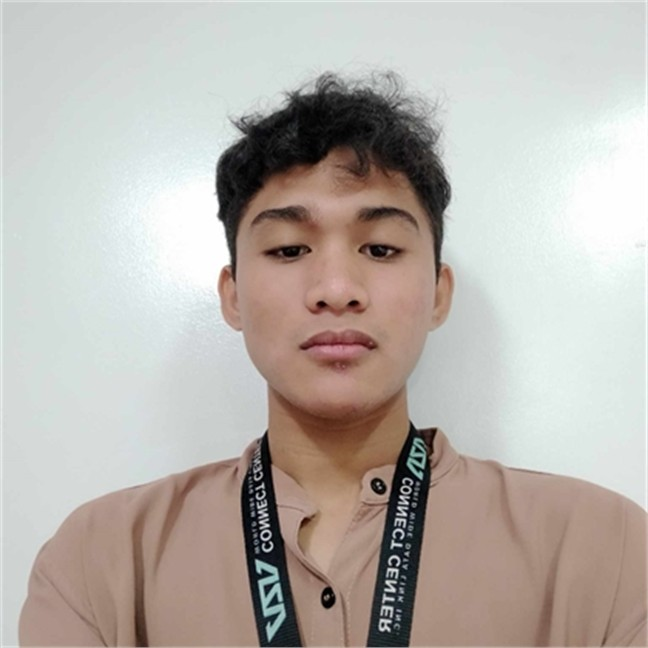
#> input picture images/abanid.jpg, 648 x 648 px
$ python -i app.py   (imports and definitions only)
#> lines starting #> are read from the running program, lines starting #| are printed output that depends on the picture
import streamlit as st
import pandas as pd
import numpy as np
import seaborn as sns
from sklearn.model_selection import train_test_split, cross_val_score
from sklearn.preprocessing import StandardScaler, PolynomialFeatures
from sklearn.linear_model import Ridge, Lasso, LinearRegression
from sklearn.ensemble import RandomForestRegressor
from sklearn.metrics import mean_squared_error, mean_absolute_error, r2_score
import matplotlib.pyplot as plt
from io import StringIO
from PIL import Image, ImageOps, ImageDraw

# [3 lines not run here, left out]
# [1 line that did not run here, left out]

# Load Data Function (Housing.csv)
def load_data():
    df = pd.read_csv('Housing.csv')
    df = pd.get_dummies(df, drop_first=True)
    return df
# [1 line that did not run here, left out]

def make_image_round(image_path, size=(300, 300)):
#> called with image_path = 'images/abanid.jpg', size = (300, 300)
    img = Image.open(image_path).convert("RGBA")
    img = img.resize(size, Image.LANCZOS)
#> img: PIL image 300x300 RGBA
    bigsize = (img.size[0] * 3, img.size[1] * 3)
#> bigsize = (900, 900)
    mask = Image.new('L', bigsize, 0)
#> mask: PIL image 900x900 L; every value is 0
    draw = ImageDraw.Draw(mask)
    draw.ellipse((0, 0) + bigsize, fill=255)
    mask = mask.resize(img.size, Image.LANCZOS)
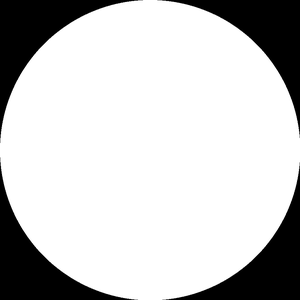
#> mask: PIL image 300x300 L; min 0, max 255, mean 200.7
    img.putalpha(mask)
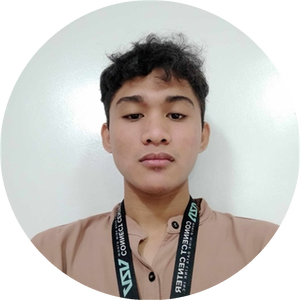
#> img: PIL image 300x300 RGBA; mean R, G, B, A 184.7, 178.5, 172.3, 200.7; transparent parts drawn white
    output = ImageOps.fit(img, mask.size, centering=(0.5, 0.5))
    output.putalpha(mask)
    return output

# [256 lines not run here, left out]

>>> result = make_image_round('images/abanid.jpg')

$ run again, on images/despi.jpg
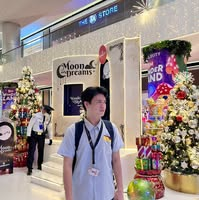
#> input picture images/despi.jpg, 199 x 200 px
#> in make_image_round, `img = img.resize(size, Image.LANCZOS)`:
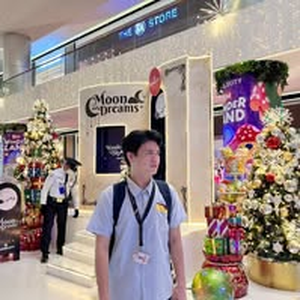
#> img: PIL image 300x300 RGBA; mean R, G, B, A 151.3, 136.9, 131.7, 255
#> in make_image_round, `img.putalpha(mask)`:
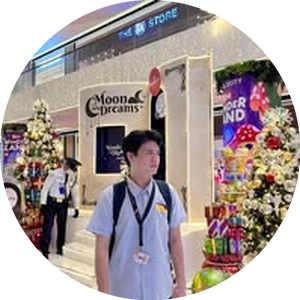
#> img: PIL image 300x300 RGBA; mean R, G, B, A 151.3, 136.9, 131.7, 200.7; transparent parts drawn white

$ run again, on images/gonzaga.jpg
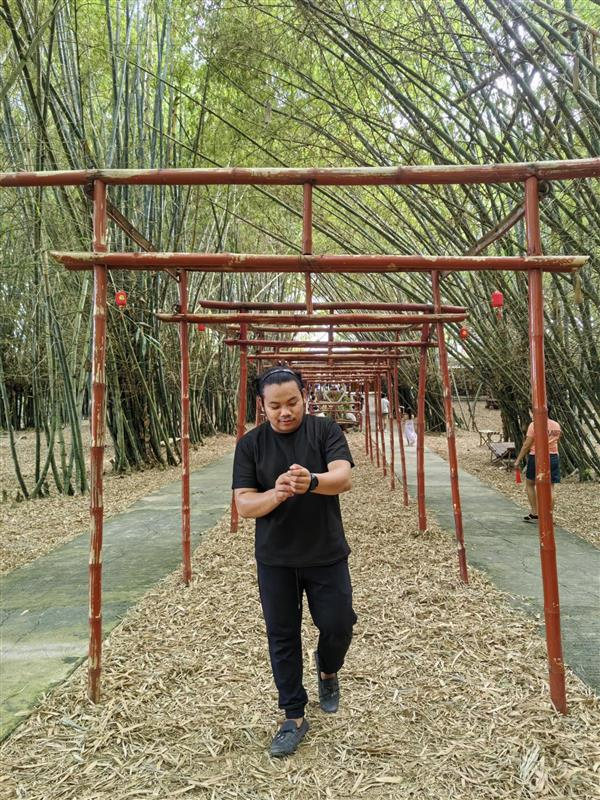
#> input picture images/gonzaga.jpg, 600 x 800 px
#> in make_image_round, `img = img.resize(size, Image.LANCZOS)`:
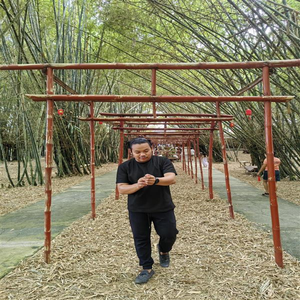
#> img: PIL image 300x300 RGBA; mean R, G, B, A 133.8, 128.1, 99.2, 255
#> in make_image_round, `img.putalpha(mask)`:
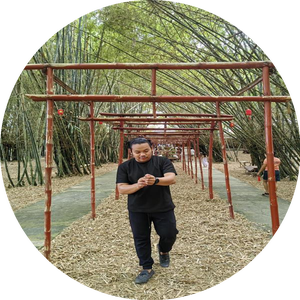
#> img: PIL image 300x300 RGBA; mean R, G, B, A 133.8, 128.1, 99.2, 200.7; transparent parts drawn white
